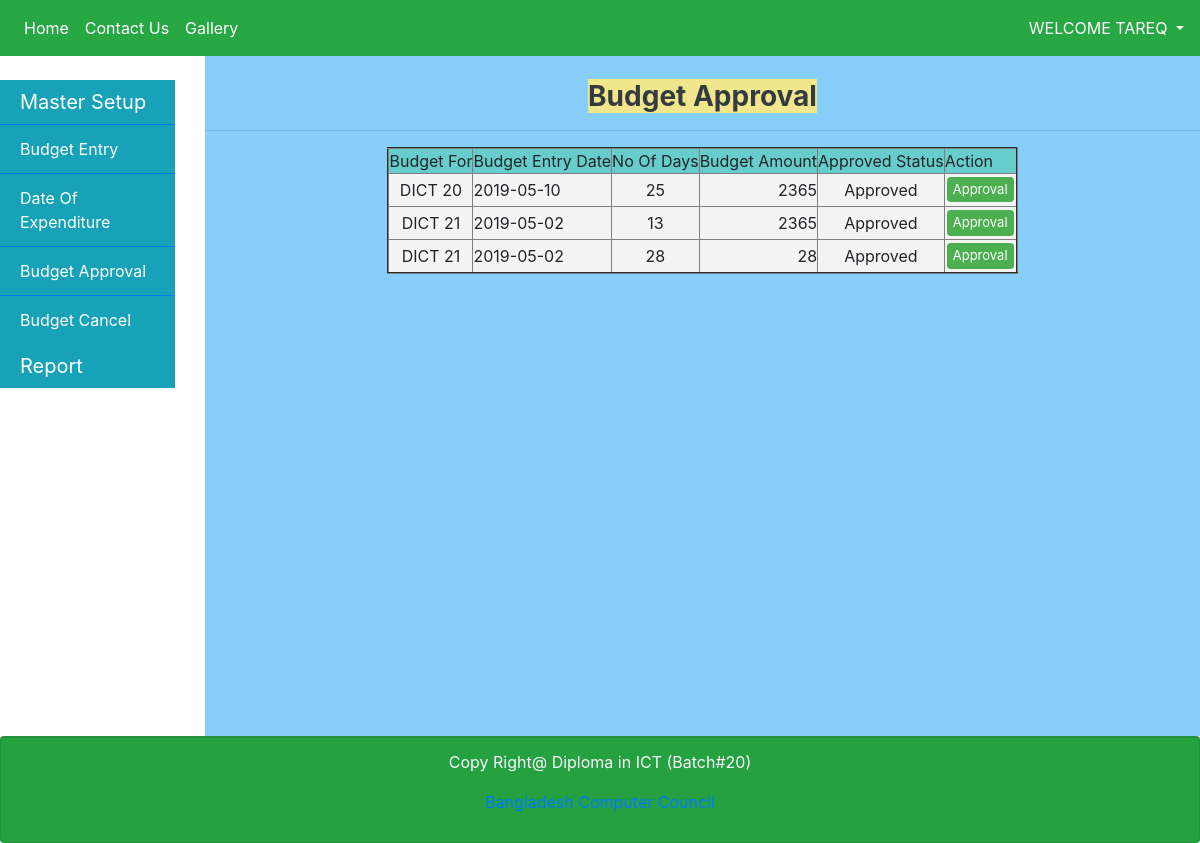
The page /budget_approval.php (signed in) on the database its author committed.
### tables this page shows
CREATE TABLE `budget` (
  `budget_id` int(11) NOT NULL,
  `expense_type` varchar(32) NOT NULL,
  `budget_entry_date` varchar(32) NOT NULL,
  `no_of_days` varchar(64) NOT NULL,
  `budget_amount` varchar(64) NOT NULL,
  `budget_note` varchar(64) NOT NULL,
  `approve_status` tinyint(1) NOT NULL DEFAULT '0'
);

### budget_approval.php (the view, shortened to what this page needs)
<?php
    include("function.php");
	include("navbar.php");
	include("sidebar.php");
?>
<!DOCTYPE html>
<html lang="en">
<head>
    <link href="css/bootstrap.css" rel="stylesheet">
</head>
<body>
  <div class="col-sm-10">
      <div class="well" style="background-color:#87CEFA; height:680px;"></br>
	  <h3 class="text-center text-dark"><b style="background-color:#F0E68C">Budget Approval</b></h3>
    <hr>
<?php
	$budget_for = array();
	$sql2 = "SELECT * FROM training";
	$rec2 = $conn->query($sql2);
	while($row2 = mysqli_fetch_array($rec2))
	{
		$budget_for[$row2['training_id']] = $row2['expense_type'];
	}
		$sql = "SELECT * FROM budget";
		$rec = $conn->query($sql);
			echo "<table border='2' cellpadding='0' cellspacing='0' align='center'>";
			echo "<thead>";
			echo "<tr style='background-color:#66CCCC'>
					<td>Budget For</td>
					<td>Budget Entry Date</td>
					<td>No Of Days</td>
					<td>Budget Amount</td>
					<td>Approved Status</td>
					<td>Action</td>
				</tr>";
				echo "</thead>";
			echo "<tbody style='height:100px; overflow-y:scroll'>";
			while($row = mysqli_fetch_array($rec))
			{
				$expense_type 		= 	$row['expense_type'];
				$budget_entry_date 	= 	$row['budget_entry_date'];
				$no_of_days 		= 	$row['no_of_days'];
				$budget_amount 		= 	$row['budget_amount'];
				$budget_id 			= 	$row['budget_id'];
				$status 			= 	$row['approve_status'];
				if($status == 0)
				{
					$approved_status = 'Pending';
				}
				else
				{
					$approved_status = 'Approved';
				}
				echo "<tr bgcolor='#F4F4F4'>
					<td align='center'>$budget_for[$expense_type]</td>
					<td>$budget_entry_date</td>
					<td align='center'>$no_of_days</td>
					<td align='right'>$budget_amount</td>
					<td align='center'>$approved_status</td>
					<td>
						<a href='$_SERVER[SCRIPT_NAME]?budget_id=$budget_id' class='button1'>Approval</a>
					</td>
				</tr>";
			}
			echo "</tbody>";
			echo "</table>";
?>
       </div>
  </div>
<div class="card text-center  bg-success">
    <div class="card-footer text-light">
         <p class="ft">Copy Right@ Diploma in ICT (Batch#20)</p>
         <p class="ft"><a href="https://www.bcc.gov.bd">Bangladesh Computer Council</a></p>
     </div>
</div>
</body>
</html>

### navbar.php (shortened to what this page needs)
<!DOCTYPE html>
<html lang="en">
<head>
    <link href="css/bootstrap.css" rel="stylesheet">
</head>
<body>
      <nav class="navbar navbar-expand-lg navbar-dark bg-success ">
         <div class="collapse navbar-collapse" id="navbarSupportedContent">
             <ul class="navbar-nav mr-auto">
                 <li class="nav-item active ">
                       <a class="nav-link" href="http://localhost/bms20/dashboard.php">Home </a>
                 </li>
                <li class="nav-item active">
                      <a class="nav-link" href="http://localhost/bms20/contact.php">Contact Us</a>
               </li>
               <li class="nav-item active ">
                     <a class="nav-link " href="http://localhost/bms20/gallery.php">Gallery</a>
               </li>
           </ul>
             <ul class="nav navbar-nav navbar-right">
                 <li class="dropdown">
                     <a href="#" class="dropdown-toggle" data-toggle="dropdown" role="button" aria-haspopup="true" aria-expanded="false" style="text-transform: uppercase; color:white;"><?php echo "Welcome ".$_SESSION['name'];?> <span class="caret"></span></a>
                 </li>
             </ul>
       </div>
</nav>
</body>
</html>

### sidebar.php (shortened to what this page needs)
<!DOCTYPE html>
<html lang="en">
<head>
<link href="css/bootstrap.css" rel="stylesheet">
</head>
<body>
<div class= "row">
      <div class="col-sm-2 left-sidebar ">
          <div class="list-group list-group-flush">
              <nav class="navbar" style="padding: 0">
                  <a href="#" class="navbar-toggler list-group-item list-group-item-action active bg-info" data-toggle="collapse" data-target="#navbarToggleExternalContent">Master Setup</a>
              </nav>
         <a href="http://localhost/bms20/budget_list_view.php" class="list-group-item list-group-item-action active bg-info ">Budget Entry</a>
         <a href="http://localhost/bms20/expenditure_list_view.php" class="list-group-item list-group-item-action active bg-info ">Date Of Expenditure</a>
		 <a href="http://localhost/bms20/budget_approval.php" class="list-group-item list-group-item-action active bg-info ">Budget Approval</a>
		  <a href="http://localhost/bms20/budget_cancel.php" class="list-group-item list-group-item-action active bg-info ">Budget Cancel</a>
            <nav class="navbar" style="padding: 0">
                  <a href="#" class="navbar-toggler list-group-item list-group-item-action active bg-info" data-toggle="collapse" data-target="#navbarToggleExternalContent1">Report</a>
              </nav>
     </div>
  </div>
</body>
</html>

### budget_approval.php (style rules this page uses)
.button1 { background-color: #4CAF50; border: none; color: white; padding: 3px 6px; text-align: center; text-decoration: none; display: inline-block; font-size: 13px; margin: 2px 2px; cursor: pointer; border-radius: 4px; }

### rows shown on the page
budget: expense_type "DICT 20", budget_entry_date "2019-05-10", no_of_days "25", budget_amount "2365", approve_status "Approved"
budget: expense_type "DICT 21", budget_entry_date "2019-05-02", no_of_days "13", budget_amount "2365", approve_status "Approved"
budget: expense_type "DICT 21", budget_entry_date "2019-05-02", no_of_days "28", budget_amount "28", approve_status "Approved"

### other values the page prints
$_SESSION['name'] "TAREQ"
